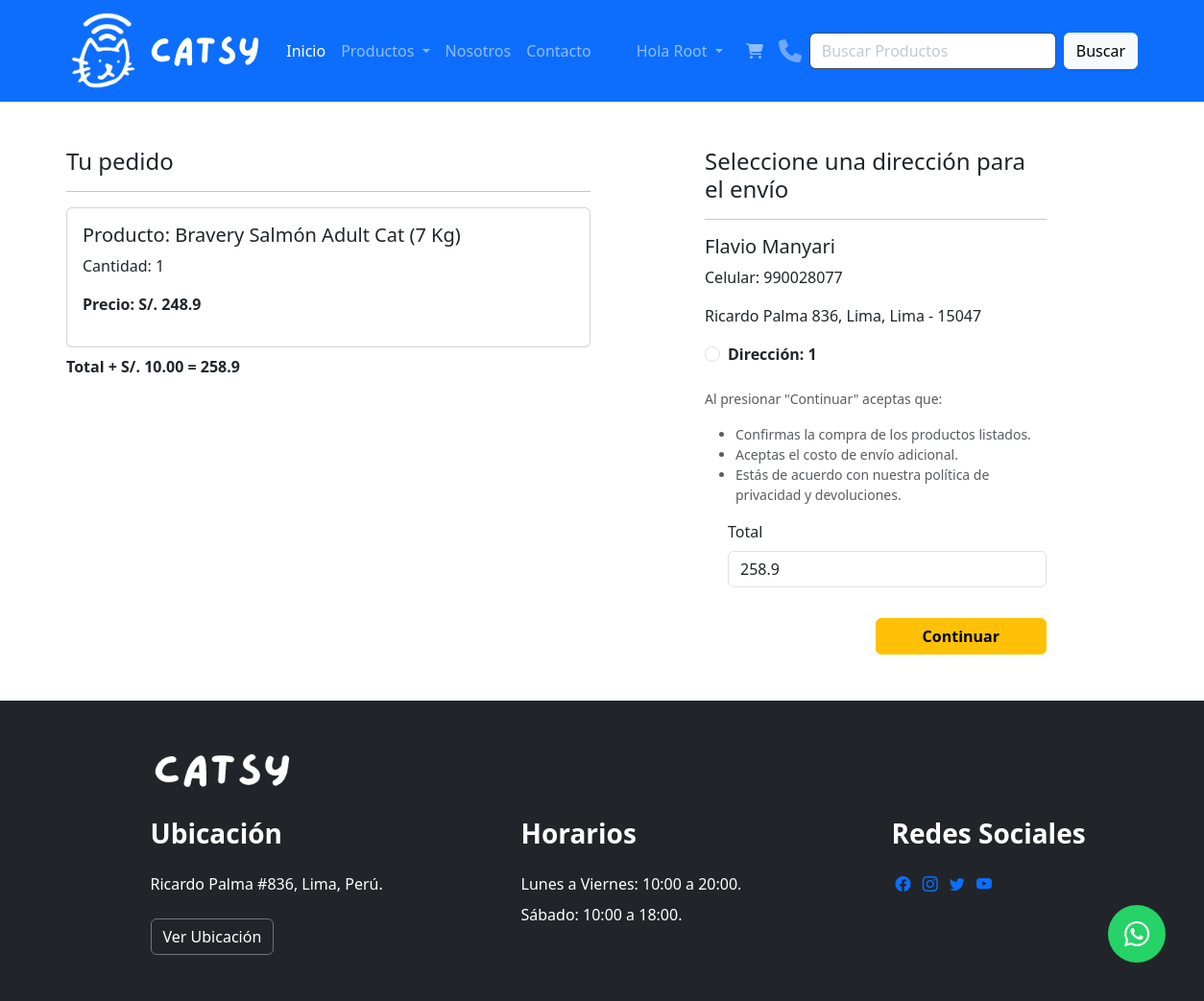
/checkout/ (signed in), run on an earlier commit of the app's database.
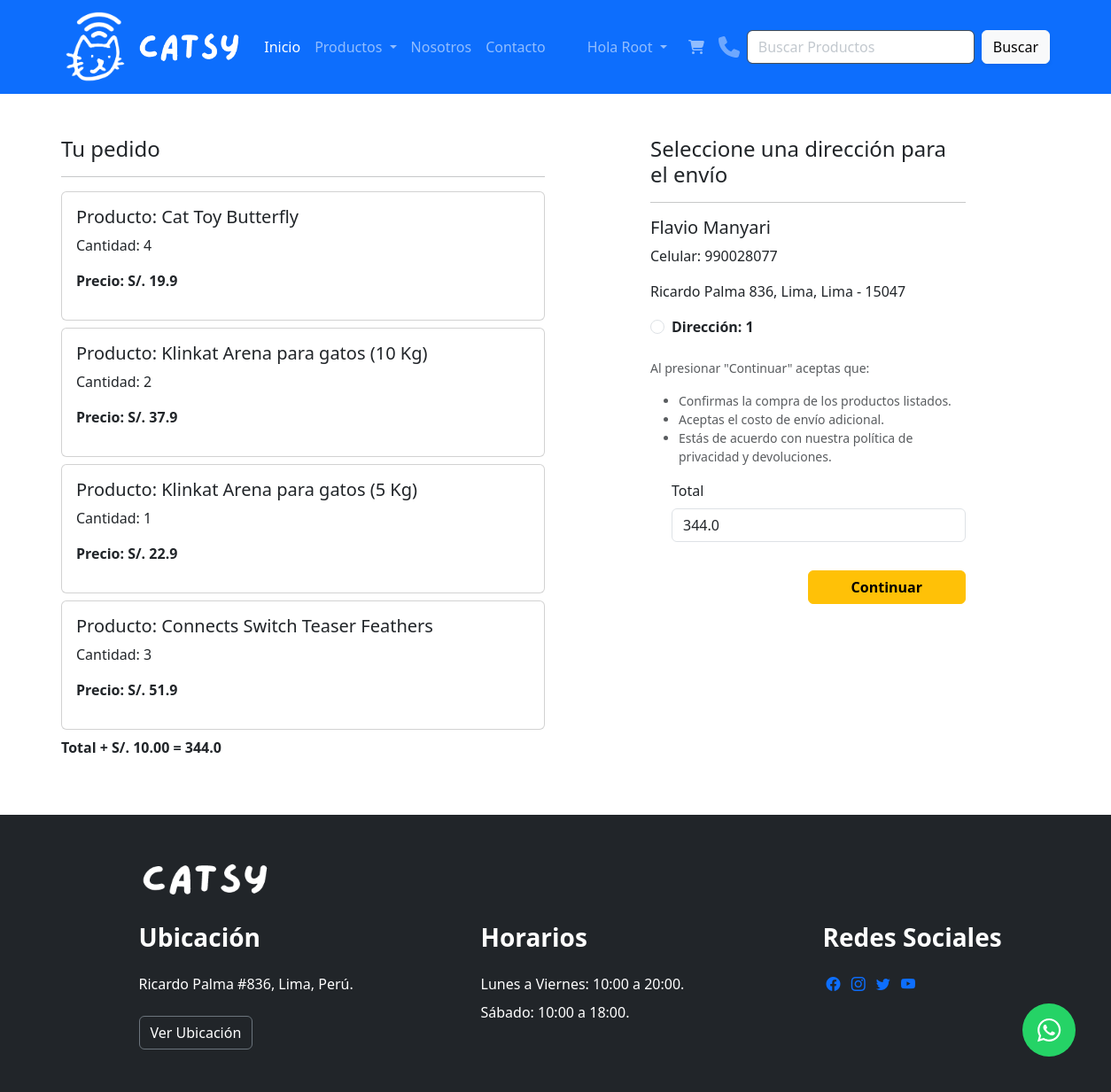
And on a later commit of the database.
### app/models.py (models this page shows, shortened)
class Cart(models.Model):
    user = models.ForeignKey(User, on_delete=models.CASCADE)
    product = models.ForeignKey(Product, on_delete=models.CASCADE)
    quantity = models.PositiveIntegerField(default=1)

class Product(models.Model):
    title = models.CharField(max_length=100)
    selling_price = models.FloatField()
    discounted_price = models.FloatField()
    description = models.TextField()
    composition = models.TextField()
    prodapp = models.TextField(default='')
    category = models.CharField(choices=CATEGORY_CHOICES, max_length=2)
    product_image = models.ImageField(upload_to='product')

class Customer(models.Model):
    user = models.ForeignKey(User, on_delete=models.CASCADE)
    name = models.CharField(max_length=200)
    locality = models.CharField(max_length=50)
    city = models.CharField(max_length=50)
    mobile = models.IntegerField(default=0)
    zipcode = models.IntegerField()
    state = models.CharField(choices=DISTRITO_CHOICES,max_length=50)

### app/views.py (the view)
# urls.py: path('checkout/', views.checkout.as_view(), name='checkout'),
class checkout(View):
    def get(self,request):
        user=request.user
        add=Customer.objects.filter(user=user)
        cart_items=Cart.objects.filter(user=user)
        famount=0
        for p in cart_items:
            value = p.quantity * p.product.discounted_price
            famount += value
        totalamount=famount+10
        return render(request, 'app/checkout.html', locals())

### app/templates/app/checkout.html (shortened to what this page needs)
{% extends 'app/base.html' %}
{% load static %}
{% block content %}
<div class="container">
<div class="row mt-5">
    <div class="col-sm-6">
        <h4>Tu pedido</h4>
        <hr>
        {% for item in cart_items %}
            <div class="card mb-2">
                <div class="card-body">
                    <h5>Producto: {{item.product.title}}</h5>
                    <p>Cantidad: {{item.quantity}}</p>
                    <p class="fw-bold">Precio: S/. {{item.product.discounted_price}}</p>
                </div>
            </div>
        {% endfor %}
        <p class="fw-bold">Total + S/. 10.00 = {{totalamount}}</p>
    </div>
    <div class="col-sm-4 offset-sm-1">
        <h4>Seleccione una dirección para el envío</h4>
        <hr>
        <form method="post" id="myform">
            {% for ad in add %}
            <div class="cord">
                <div class="cord-body">
                <h5>{{ad.name}}</h5>
                <p>Celular: {{ad.mobile}}</p>
                <p>{{ad.locality}}, {{ad.state}}, {{ad.city}} - {{ad.zipcode}} </p>
                </div>
            </div>
            <div class="form-check mt-2 mb-4">
                <input class="form-check-input" type="radio" name="custid" id="custadd{{forloop.counter}}" value="{{ad.id}}">
                <label class="form-check-label fw-bold" for="custad{{forloop.counter}}">
                    Dirección: {{forloop.counter}} </label>
                </div>
            {% endfor %}
            <p class="small text-muted">
                Al presionar "Continuar" aceptas que:
            </p>
            <ul class="small text-muted">
                <li>Confirmas la compra de los productos listados.</li>
                <li>Aceptas el costo de envío adicional.</li>
                <li>Estás de acuerdo con nuestra política de privacidad y devoluciones.</li>
            </ul>
            <div class="form-check mb-3">
                <label for="totalamount" class="form-label">Total</label>
                <input type="number" class="form-control" id="totalamount" name="totalamount" value="{{totalamount}}" readonly>
            </div>
            <div class="text-end">
                <button type="submit" class="btn btn-warning mt-3 px-5 fw-bold">Continuar</button>
            </div>
        </form>
    </div>
</div>
</div>
<a href="https://wa.me/56976206891?text=Me%20gustaría%20saber%20el%20precio%20del%20producto" class="whatsapp" target="_blank">
    <i class="fab fa-whatsapp whatsapp-icon"></i></a>
<br><br>
{% endblock content%}

What changed in the data, as far as the page shows it:
removed Cart: product "Bravery Salmón Adult Cat (7 Kg)", quantity "1", product.discounted_price "248.9"
added Cart: product "Cat Toy Butterfly", quantity "4", product.discounted_price "19.9"
added Cart: product "Klinkat Arena para gatos (10 Kg)", quantity "2", product.discounted_price "37.9"
added Cart: product "Klinkat Arena para gatos (5 Kg)", quantity "1", product.discounted_price "22.9"
added Cart: product "Connects Switch Teaser Feathers", quantity "3", product.discounted_price "51.9"
Also different on the page:
{{ totalamount }}: "258.9" → "344.0"
form field totalamount: "258.9" → "344.0"
